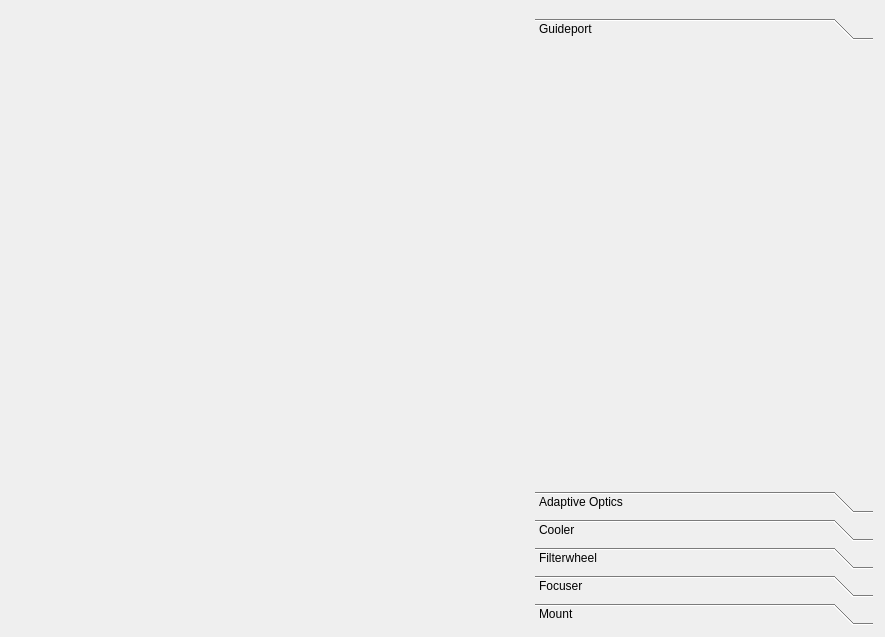
<?xml version="1.0" encoding="UTF-8"?>
<ui version="4.0">
 <class>snowgui::guidingwindow</class>
 <widget class="QWidget" name="snowgui::guidingwindow">
  <property name="geometry">
   <rect>
    <x>0</x>
    <y>0</y>
    <width>885</width>
    <height>637</height>
   </rect>
  </property>
  <property name="windowTitle">
   <string>Form</string>
  </property>
  <layout class="QHBoxLayout" name="horizontalLayout">
   <property name="leftMargin">
    <number>6</number>
   </property>
   <property name="topMargin">
    <number>6</number>
   </property>
   <property name="rightMargin">
    <number>6</number>
   </property>
   <property name="bottomMargin">
    <number>6</number>
   </property>
   <item>
    <widget class="QWidget" name="leftWidget" native="true">
     <layout class="QVBoxLayout" name="verticalLayout_2">
      <property name="leftMargin">
       <number>6</number>
      </property>
      <property name="topMargin">
       <number>6</number>
      </property>
      <property name="rightMargin">
       <number>6</number>
      </property>
      <property name="bottomMargin">
       <number>6</number>
      </property>
      <item>
       <widget class="snowgui::guidercontrollerwidget" name="guidercontrollerWidget" native="true">
        <property name="minimumSize">
         <size>
          <width>500</width>
          <height>312</height>
         </size>
        </property>
        <property name="maximumSize">
         <size>
          <width>16777215</width>
          <height>313</height>
         </size>
        </property>
       </widget>
      </item>
      <item>
       <widget class="snowgui::imagedisplaywidget" name="imageWidget" native="true"/>
      </item>
     </layout>
    </widget>
   </item>
   <item>
    <widget class="QWidget" name="controllersWidget" native="true">
     <property name="maximumSize">
      <size>
       <width>350</width>
       <height>16777215</height>
      </size>
     </property>
     <layout class="QVBoxLayout" name="verticalLayout">
      <property name="leftMargin">
       <number>6</number>
      </property>
      <property name="topMargin">
       <number>6</number>
      </property>
      <property name="rightMargin">
       <number>6</number>
      </property>
      <property name="bottomMargin">
       <number>6</number>
      </property>
      <item>
       <widget class="snowgui::imagercontrollerwidget" name="imagercontrollerWidget" native="true"/>
      </item>
      <item>
       <widget class="QToolBox" name="toolBox">
        <property name="currentIndex">
         <number>0</number>
        </property>
        <widget class="snowgui::guideportcontrollerwidget" name="guideportcontrollerWidget">
         <property name="geometry">
          <rect>
           <x>0</x>
           <y>0</y>
           <width>338</width>
           <height>389</height>
          </rect>
         </property>
         <attribute name="label">
          <string>Guideport</string>
         </attribute>
        </widget>
        <widget class="snowgui::adaptiveopticscontrollerwidget" name="adaptiveopticscontrollerWidget">
         <property name="geometry">
          <rect>
           <x>0</x>
           <y>0</y>
           <width>338</width>
           <height>389</height>
          </rect>
         </property>
         <attribute name="label">
          <string>Adaptive Optics</string>
         </attribute>
        </widget>
        <widget class="snowgui::coolercontrollerwidget" name="coolercontrollerWidget">
         <property name="geometry">
          <rect>
           <x>0</x>
           <y>0</y>
           <width>338</width>
           <height>389</height>
          </rect>
         </property>
         <attribute name="label">
          <string>Cooler</string>
         </attribute>
        </widget>
        <widget class="snowgui::filterwheelcontrollerwidget" name="filterwheelcontrollerWidget">
         <property name="geometry">
          <rect>
           <x>0</x>
           <y>0</y>
           <width>338</width>
           <height>389</height>
          </rect>
         </property>
         <attribute name="label">
          <string>Filterwheel</string>
         </attribute>
        </widget>
        <widget class="snowgui::focusercontrollerwidget" name="focusercontrollerWidget">
         <property name="geometry">
          <rect>
           <x>0</x>
           <y>0</y>
           <width>338</width>
           <height>389</height>
          </rect>
         </property>
         <attribute name="label">
          <string>Focuser</string>
         </attribute>
        </widget>
        <widget class="snowgui::mountcontrollerwidget" name="mountcontrollerWidget">
         <property name="geometry">
          <rect>
           <x>0</x>
           <y>0</y>
           <width>338</width>
           <height>389</height>
          </rect>
         </property>
         <attribute name="label">
          <string>Mount</string>
         </attribute>
        </widget>
       </widget>
      </item>
     </layout>
    </widget>
   </item>
  </layout>
 </widget>
 <customwidgets>
  <customwidget>
   <class>snowgui::imagedisplaywidget</class>
   <extends>QWidget</extends>
   <header location="global">imagedisplaywidget.h</header>
   <container>1</container>
   <slots>
    <slot>rectangleSelected(astro::image::ImageRectangle)</slot>
   </slots>
  </customwidget>
  <customwidget>
   <class>snowgui::guideportcontrollerwidget</class>
   <extends>QWidget</extends>
   <header location="global">guideportcontrollerwidget.h</header>
   <container>1</container>
  </customwidget>
  <customwidget>
   <class>snowgui::coolercontrollerwidget</class>
   <extends>QWidget</extends>
   <header location="global">coolercontrollerwidget.h</header>
   <container>1</container>
  </customwidget>
  <customwidget>
   <class>snowgui::focusercontrollerwidget</class>
   <extends>QWidget</extends>
   <header location="global">focusercontrollerwidget.h</header>
   <container>1</container>
  </customwidget>
  <customwidget>
   <class>snowgui::filterwheelcontrollerwidget</class>
   <extends>QWidget</extends>
   <header location="global">filterwheelcontrollerwidget.h</header>
   <container>1</container>
  </customwidget>
  <customwidget>
   <class>snowgui::adaptiveopticscontrollerwidget</class>
   <extends>QWidget</extends>
   <header location="global">adaptiveopticscontrollerwidget.h</header>
   <container>1</container>
  </customwidget>
  <customwidget>
   <class>snowgui::mountcontrollerwidget</class>
   <extends>QWidget</extends>
   <header location="global">mountcontrollerwidget.h</header>
   <container>1</container>
  </customwidget>
  <customwidget>
   <class>snowgui::guidercontrollerwidget</class>
   <extends>QWidget</extends>
   <header location="global">guidercontrollerwidget.h</header>
   <container>1</container>
  </customwidget>
  <customwidget>
   <class>snowgui::imagercontrollerwidget</class>
   <extends>QWidget</extends>
   <header location="global">imagercontrollerwidget.h</header>
   <container>1</container>
  </customwidget>
 </customwidgets>
 <resources/>
 <connections/>
</ui>
